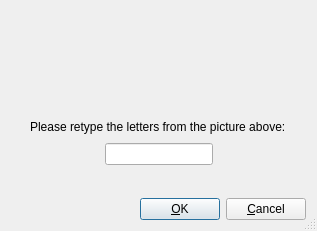
<ui version="4.0" stdsetdef="1" >
  <author></author>
  <comment></comment>
  <exportmacro></exportmacro>
  <class>VerifyDlgBase</class>
  <widget class="QDialog" name="VerifyDlg" >
    <property name="geometry" >
      <rect>
        <x>0</x>
        <y>0</y>
        <width>317</width>
        <height>231</height>
      </rect>
    </property>
    <property name="windowTitle" >
      <string>Verification Dialog</string>
    </property>
    <property name="sizeGripEnabled" >
      <bool>true</bool>
    </property>
    <layout class="QVBoxLayout" >
      <item>
        <layout class="QHBoxLayout" >
          <item>
            <spacer name="spacer6" >
              <property name="sizeHint" >
                <size>
                  <width>40</width>
                  <height>20</height>
                </size>
              </property>
              <property name="sizeType" >
                <enum>QSizePolicy::Expanding</enum>
              </property>
              <property name="orientation" >
                <enum>Qt::Horizontal</enum>
              </property>
            </spacer>
          </item>
          <item>
            <widget class="QLabel" name="lblPicture" >
              <property name="enabled" >
                <bool>true</bool>
              </property>
              <property name="sizePolicy" >
                <sizepolicy>
                  <hsizetype>0</hsizetype>
                  <vsizetype>0</vsizetype>
                  <horstretch>0</horstretch>
                  <verstretch>0</verstretch>
                </sizepolicy>
              </property>
              <property name="minimumSize" >
                <size>
                  <width>240</width>
                  <height>100</height>
                </size>
              </property>
              <property name="scaledContents" >
                <bool>true</bool>
              </property>
              <property name="wordWrap" >
                <bool>false</bool>
              </property>
            </widget>
          </item>
          <item>
            <spacer name="spacer7" >
              <property name="sizeHint" >
                <size>
                  <width>40</width>
                  <height>20</height>
                </size>
              </property>
              <property name="sizeType" >
                <enum>QSizePolicy::Expanding</enum>
              </property>
              <property name="orientation" >
                <enum>Qt::Horizontal</enum>
              </property>
            </spacer>
          </item>
        </layout>
      </item>
      <item>
        <layout class="QHBoxLayout" >
          <item>
            <spacer name="spacer8" >
              <property name="sizeHint" >
                <size>
                  <width>40</width>
                  <height>20</height>
                </size>
              </property>
              <property name="sizeType" >
                <enum>QSizePolicy::Expanding</enum>
              </property>
              <property name="orientation" >
                <enum>Qt::Horizontal</enum>
              </property>
            </spacer>
          </item>
          <item>
            <widget class="QLabel" name="lblRetype" >
              <property name="text" >
                <string>Please retype the letters from the picture above:</string>
              </property>
              <property name="buddy" stdset="0" >
                <cstring>edtVerify</cstring>
              </property>
              <property name="wordWrap" >
                <bool>false</bool>
              </property>
            </widget>
          </item>
          <item>
            <spacer name="spacer9" >
              <property name="sizeHint" >
                <size>
                  <width>40</width>
                  <height>20</height>
                </size>
              </property>
              <property name="sizeType" >
                <enum>QSizePolicy::Expanding</enum>
              </property>
              <property name="orientation" >
                <enum>Qt::Horizontal</enum>
              </property>
            </spacer>
          </item>
        </layout>
      </item>
      <item>
        <layout class="QHBoxLayout" >
          <item>
            <spacer name="spacer4" >
              <property name="sizeHint" >
                <size>
                  <width>40</width>
                  <height>20</height>
                </size>
              </property>
              <property name="sizeType" >
                <enum>QSizePolicy::Expanding</enum>
              </property>
              <property name="orientation" >
                <enum>Qt::Horizontal</enum>
              </property>
            </spacer>
          </item>
          <item>
            <widget class="QLineEdit" name="edtVerify" />
          </item>
          <item>
            <spacer name="spacer10" >
              <property name="sizeHint" >
                <size>
                  <width>40</width>
                  <height>20</height>
                </size>
              </property>
              <property name="sizeType" >
                <enum>QSizePolicy::Expanding</enum>
              </property>
              <property name="orientation" >
                <enum>Qt::Horizontal</enum>
              </property>
            </spacer>
          </item>
        </layout>
      </item>
      <item>
        <spacer name="spacer9_2" >
          <property name="sizeHint" >
            <size>
              <width>20</width>
              <height>12</height>
            </size>
          </property>
          <property name="sizeType" >
            <enum>QSizePolicy::Expanding</enum>
          </property>
          <property name="orientation" >
            <enum>Qt::Vertical</enum>
          </property>
        </spacer>
      </item>
      <item>
        <layout class="QHBoxLayout" >
          <property name="margin" >
            <number>0</number>
          </property>
          <property name="spacing" >
            <number>6</number>
          </property>
          <item>
            <spacer name="Horizontal Spacing2" >
              <property name="sizeHint" >
                <size>
                  <width>20</width>
                  <height>20</height>
                </size>
              </property>
              <property name="sizeType" >
                <enum>QSizePolicy::Expanding</enum>
              </property>
              <property name="orientation" >
                <enum>Qt::Horizontal</enum>
              </property>
            </spacer>
          </item>
          <item>
            <widget class="QPushButton" name="buttonOk" >
              <property name="text" >
                <string>&amp;OK</string>
              </property>
              <property name="shortcut" >
                <string/>
              </property>
              <property name="autoDefault" >
                <bool>true</bool>
              </property>
              <property name="default" >
                <bool>true</bool>
              </property>
            </widget>
          </item>
          <item>
            <widget class="QPushButton" name="buttonCancel" >
              <property name="text" >
                <string>&amp;Cancel</string>
              </property>
              <property name="shortcut" >
                <string/>
              </property>
              <property name="autoDefault" >
                <bool>true</bool>
              </property>
            </widget>
          </item>
        </layout>
      </item>
    </layout>
  </widget>
  <layoutdefault spacing="6" margin="11" />
  <pixmapfunction>qPixmapFromMimeSource</pixmapfunction>
  <connections>
    <connection>
      <sender>buttonOk</sender>
      <signal>clicked()</signal>
      <receiver>VerifyDlg</receiver>
      <slot>accept()</slot>
    </connection>
    <connection>
      <sender>buttonCancel</sender>
      <signal>clicked()</signal>
      <receiver>VerifyDlg</receiver>
      <slot>reject()</slot>
    </connection>
  </connections>
</ui>
